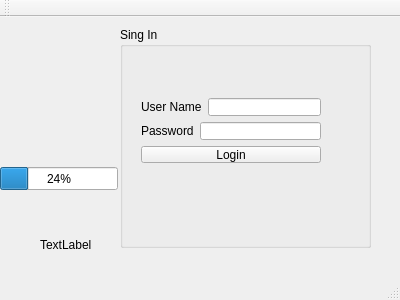
<?xml version="1.0" encoding="UTF-8"?>
<ui version="4.0">
 <class>MainWindow</class>
 <widget class="QMainWindow" name="MainWindow">
  <property name="geometry">
   <rect>
    <x>0</x>
    <y>0</y>
    <width>400</width>
    <height>300</height>
   </rect>
  </property>
  <property name="windowTitle">
   <string>MainWindow</string>
  </property>
  <widget class="QWidget" name="centralWidget">
   <widget class="QGroupBox" name="groupBox">
    <property name="geometry">
     <rect>
      <x>120</x>
      <y>10</y>
      <width>251</width>
      <height>221</height>
     </rect>
    </property>
    <property name="title">
     <string>Sing In</string>
    </property>
    <widget class="QWidget" name="layoutWidget">
     <property name="geometry">
      <rect>
       <x>10</x>
       <y>60</y>
       <width>202</width>
       <height>87</height>
      </rect>
     </property>
     <layout class="QVBoxLayout" name="verticalLayout">
      <item>
       <layout class="QHBoxLayout" name="horizontalLayout">
        <item>
         <widget class="QLabel" name="label">
          <property name="text">
           <string>User Name</string>
          </property>
          <property name="buddy">
           <cstring>lineEdit_username</cstring>
          </property>
         </widget>
        </item>
        <item>
         <widget class="QLineEdit" name="lineEdit_username"/>
        </item>
       </layout>
      </item>
      <item>
       <layout class="QHBoxLayout" name="horizontalLayout_2">
        <item>
         <widget class="QLabel" name="label_2">
          <property name="text">
           <string>Password</string>
          </property>
          <property name="buddy">
           <cstring>lineEdit_password</cstring>
          </property>
         </widget>
        </item>
        <item>
         <widget class="QLineEdit" name="lineEdit_password">
          <property name="echoMode">
           <enum>QLineEdit::Password</enum>
          </property>
         </widget>
        </item>
       </layout>
      </item>
      <item>
       <widget class="QPushButton" name="pushButton_Login">
        <property name="text">
         <string>Login</string>
        </property>
       </widget>
      </item>
     </layout>
    </widget>
   </widget>
   <widget class="QLabel" name="label_pic">
    <property name="geometry">
     <rect>
      <x>20</x>
      <y>40</y>
      <width>91</width>
      <height>151</height>
     </rect>
    </property>
    <property name="text">
     <string/>
    </property>
   </widget>
   <widget class="QLabel" name="label_3">
    <property name="geometry">
     <rect>
      <x>40</x>
      <y>220</y>
      <width>59</width>
      <height>15</height>
     </rect>
    </property>
    <property name="text">
     <string>TextLabel</string>
    </property>
   </widget>
   <widget class="QProgressBar" name="progressBar">
    <property name="geometry">
     <rect>
      <x>0</x>
      <y>150</y>
      <width>118</width>
      <height>23</height>
     </rect>
    </property>
    <property name="value">
     <number>24</number>
    </property>
   </widget>
  </widget>
  <widget class="QMenuBar" name="menuBar">
   <property name="geometry">
    <rect>
     <x>0</x>
     <y>0</y>
     <width>400</width>
     <height>20</height>
    </rect>
   </property>
  </widget>
  <widget class="QToolBar" name="mainToolBar">
   <attribute name="toolBarArea">
    <enum>TopToolBarArea</enum>
   </attribute>
   <attribute name="toolBarBreak">
    <bool>false</bool>
   </attribute>
  </widget>
  <widget class="QStatusBar" name="statusBar"/>
 </widget>
 <layoutdefault spacing="6" margin="11"/>
 <resources/>
 <connections/>
</ui>
